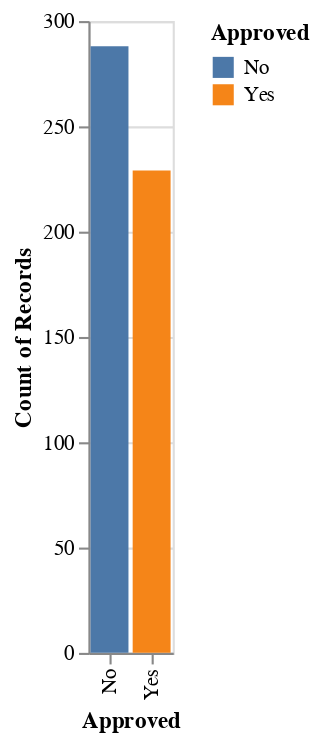

Notebook code cell kept with this figure:
### Code cell
approval_count_data = alt.Chart(data_train).mark_bar().encode(
    x="Approved",
    y="count()",
    color="Approved"
)
approval_count_data

### Figure 1 — Vega-Lite specification as saved in the notebook (floating-point values rounded to 4 significant figures; data arrays with more than 128 entries replaced by an {"elided": "..."} marker saying what was removed)
{"config": {"view": {"continuousWidth": 300, "continuousHeight": 300}}, "data": {"name": "data-9b2ed57830432ad344c2b937c9697da2"}, "mark": {"type": "bar"}, "encoding": {"color": {"field": "Approved", "type": "nominal"}, "x": {"field": "Approved", "type": "nominal"}, "y": {"aggregate": "count", "type": "quantitative"}}, "$schema": "https://vega.github.io/schema/vega-lite/v5.16.3.json", "datasets": {"data-9b2ed57830432ad344c2b937c9697da2": {"elided": "517 records"}}}
